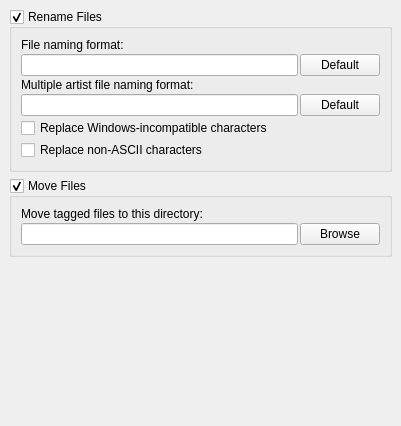
<ui version="4.0" >
 <class>Form</class>
 <widget class="QWidget" name="Form" >
  <property name="geometry" >
   <rect>
    <x>0</x>
    <y>0</y>
    <width>401</width>
    <height>426</height>
   </rect>
  </property>
  <layout class="QVBoxLayout" >
   <property name="margin" >
    <number>9</number>
   </property>
   <property name="spacing" >
    <number>6</number>
   </property>
   <item>
    <widget class="QGroupBox" name="rename_files" >
     <property name="title" >
      <string>Rename Files</string>
     </property>
     <property name="checkable" >
      <bool>true</bool>
     </property>
     <layout class="QGridLayout" >
      <property name="margin" >
       <number>9</number>
      </property>
      <property name="spacing" >
       <number>2</number>
      </property>
      <item row="4" column="0" colspan="2" >
       <widget class="QCheckBox" name="windows_compatible_filenames" >
        <property name="text" >
         <string>Replace Windows-incompatible characters</string>
        </property>
       </widget>
      </item>
      <item row="5" column="0" colspan="2" >
       <widget class="QCheckBox" name="ascii_filenames" >
        <property name="text" >
         <string>Replace non-ASCII characters</string>
        </property>
       </widget>
      </item>
      <item row="3" column="0" >
       <widget class="QLineEdit" name="va_file_naming_format" />
      </item>
      <item row="3" column="1" >
       <widget class="QPushButton" name="va_file_naming_format_default" >
        <property name="text" >
         <string>Default</string>
        </property>
       </widget>
      </item>
      <item row="1" column="1" >
       <widget class="QPushButton" name="file_naming_format_default" >
        <property name="text" >
         <string>Default</string>
        </property>
       </widget>
      </item>
      <item row="1" column="0" >
       <widget class="QLineEdit" name="file_naming_format" />
      </item>
      <item row="2" column="0" colspan="2" >
       <widget class="QLabel" name="label_4" >
        <property name="text" >
         <string>Multiple artist file naming format:</string>
        </property>
        <property name="buddy" >
         <cstring>va_file_naming_format</cstring>
        </property>
       </widget>
      </item>
      <item row="0" column="0" colspan="2" >
       <widget class="QLabel" name="label_3" >
        <property name="text" >
         <string>File naming format:</string>
        </property>
        <property name="buddy" >
         <cstring>file_naming_format</cstring>
        </property>
       </widget>
      </item>
     </layout>
    </widget>
   </item>
   <item>
    <widget class="QGroupBox" name="move_files" >
     <property name="title" >
      <string>Move Files</string>
     </property>
     <property name="checkable" >
      <bool>true</bool>
     </property>
     <layout class="QGridLayout" >
      <property name="margin" >
       <number>9</number>
      </property>
      <property name="spacing" >
       <number>2</number>
      </property>
      <item row="1" column="1" >
       <widget class="QPushButton" name="pushButton" >
        <property name="text" >
         <string>Browse</string>
        </property>
       </widget>
      </item>
      <item row="1" column="0" >
       <widget class="QLineEdit" name="directory" />
      </item>
      <item row="0" column="0" colspan="2" >
       <widget class="QLabel" name="label_2" >
        <property name="text" >
         <string>Move tagged files to this directory:</string>
        </property>
        <property name="buddy" >
         <cstring>directory</cstring>
        </property>
       </widget>
      </item>
     </layout>
    </widget>
   </item>
   <item>
    <spacer>
     <property name="orientation" >
      <enum>Qt::Vertical</enum>
     </property>
     <property name="sizeHint" >
      <size>
       <width>21</width>
       <height>101</height>
      </size>
     </property>
    </spacer>
   </item>
  </layout>
 </widget>
 <tabstops>
  <tabstop>file_naming_format</tabstop>
  <tabstop>file_naming_format_default</tabstop>
  <tabstop>va_file_naming_format</tabstop>
  <tabstop>va_file_naming_format_default</tabstop>
  <tabstop>windows_compatible_filenames</tabstop>
  <tabstop>ascii_filenames</tabstop>
  <tabstop>directory</tabstop>
  <tabstop>pushButton</tabstop>
 </tabstops>
 <resources/>
 <connections/>
</ui>
